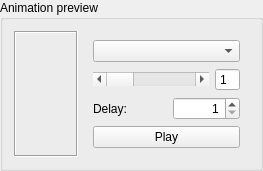
                <widget class="QGroupBox" name="EntityAnimaptionPreview">
                 <property name="sizePolicy">
                  <sizepolicy hsizetype="Preferred" vsizetype="MinimumExpanding">
                   <horstretch>0</horstretch>
                   <verstretch>0</verstretch>
                  </sizepolicy>
                 </property>
                 <property name="title">
                  <string>Animation preview</string>
                 </property>
                 <layout class="QGridLayout" name="gridLayout_2">
                  <item row="0" column="2">
                   <widget class="QWidget" name="EntityAnimationSettings" native="true">
                    <layout class="QVBoxLayout" name="verticalLayout_5">
                     <item>
                      <widget class="QComboBox" name="EntityAnimationChooser"/>
                     </item>
                     <item>
                      <widget class="QWidget" name="EntityAnimationFrame" native="true">
                       <property name="enabled">
                        <bool>true</bool>
                       </property>
                       <layout class="QHBoxLayout" name="width_5">
                        <property name="margin">
                         <number>0</number>
                        </property>
                        <item>
                         <widget class="QScrollBar" name="horizontalScrollBar_2">
                          <property name="enabled">
                           <bool>true</bool>
                          </property>
                          <property name="sizePolicy">
                           <sizepolicy hsizetype="MinimumExpanding" vsizetype="Fixed">
                            <horstretch>0</horstretch>
                            <verstretch>0</verstretch>
                           </sizepolicy>
                          </property>
                          <property name="minimum">
                           <number>1</number>
                          </property>
                          <property name="maximum">
                           <number>99</number>
                          </property>
                          <property name="orientation">
                           <enum>Qt::Horizontal</enum>
                          </property>
                          <property name="invertedAppearance">
                           <bool>false</bool>
                          </property>
                         </widget>
                        </item>
                        <item>
                         <widget class="QSpinBox" name="spinBox_4">
                          <property name="maximumSize">
                           <size>
                            <width>30</width>
                            <height>16777215</height>
                           </size>
                          </property>
                          <property name="alignment">
                           <set>Qt::AlignLeading|Qt::AlignLeft|Qt::AlignVCenter</set>
                          </property>
                          <property name="buttonSymbols">
                           <enum>QAbstractSpinBox::NoButtons</enum>
                          </property>
                          <property name="minimum">
                           <number>1</number>
                          </property>
                          <property name="maximum">
                           <number>99</number>
                          </property>
                         </widget>
                        </item>
                       </layout>
                      </widget>
                     </item>
                     <item>
                      <widget class="QWidget" name="EntityAnimationDelay" native="true">
                       <layout class="QHBoxLayout" name="imgrows_3">
                        <property name="margin">
                         <number>0</number>
                        </property>
                        <item>
                         <widget class="QLabel" name="label_33">
                          <property name="text">
                           <string>Delay:</string>
                          </property>
                         </widget>
                        </item>
                        <item>
                         <spacer name="horizontalSpacer_31">
                          <property name="orientation">
                           <enum>Qt::Horizontal</enum>
                          </property>
                          <property name="sizeHint" stdset="0">
                           <size>
                            <width>40</width>
                            <height>20</height>
                           </size>
                          </property>
                         </spacer>
                        </item>
                        <item>
                         <widget class="QSpinBox" name="DelaySpin">
                          <property name="sizePolicy">
                           <sizepolicy hsizetype="MinimumExpanding" vsizetype="Fixed">
                            <horstretch>0</horstretch>
                            <verstretch>0</verstretch>
                           </sizepolicy>
                          </property>
                          <property name="minimumSize">
                           <size>
                            <width>0</width>
                            <height>0</height>
                           </size>
                          </property>
                          <property name="sizeIncrement">
                           <size>
                            <width>0</width>
                            <height>0</height>
                           </size>
                          </property>
                          <property name="baseSize">
                           <size>
                            <width>0</width>
                            <height>0</height>
                           </size>
                          </property>
                          <property name="mouseTracking">
                           <bool>false</bool>
                          </property>
                          <property name="acceptDrops">
                           <bool>false</bool>
                          </property>
                          <property name="layoutDirection">
                           <enum>Qt::LeftToRight</enum>
                          </property>
                          <property name="autoFillBackground">
                           <bool>false</bool>
                          </property>
                          <property name="wrapping">
                           <bool>false</bool>
                          </property>
                          <property name="frame">
                           <bool>true</bool>
                          </property>
                          <property name="alignment">
                           <set>Qt::AlignRight|Qt::AlignTrailing|Qt::AlignVCenter</set>
                          </property>
                          <property name="keyboardTracking">
                           <bool>true</bool>
                          </property>
                          <property name="minimum">
                           <number>1</number>
                          </property>
                          <property name="maximum">
                           <number>999999999</number>
                          </property>
                         </widget>
                        </item>
                       </layout>
                      </widget>
                     </item>
                     <item>
                      <widget class="QPushButton" name="EntityAnimationPlay">
                       <property name="text">
                        <string>Play</string>
                       </property>
                       <property name="autoDefault">
                        <bool>false</bool>
                       </property>
                       <property name="default">
                        <bool>false</bool>
                       </property>
                       <property name="flat">
                        <bool>false</bool>
                       </property>
                      </widget>
                     </item>
                    </layout>
                   </widget>
                  </item>
                  <item row="0" column="0">
                   <widget class="QLabel" name="EntityAnimationViewer">
                    <property name="enabled">
                     <bool>true</bool>
                    </property>
                    <property name="sizePolicy">
                     <sizepolicy hsizetype="Expanding" vsizetype="Expanding">
                      <horstretch>1</horstretch>
                      <verstretch>1</verstretch>
                     </sizepolicy>
                    </property>
                    <property name="minimumSize">
                     <size>
                      <width>64</width>
                      <height>64</height>
                     </size>
                    </property>
                    <property name="maximumSize">
                     <size>
                      <width>200</width>
                      <height>200</height>
                     </size>
                    </property>
                    <property name="sizeIncrement">
                     <size>
                      <width>0</width>
                      <height>0</height>
                     </size>
                    </property>
                    <property name="styleSheet">
                     <string notr="true">QLabel {
	padding: 1px;
}</string>
                    </property>
                    <property name="frameShape">
                     <enum>QFrame::Box</enum>
                    </property>
                    <property name="frameShadow">
                     <enum>QFrame::Sunken</enum>
                    </property>
                    <property name="lineWidth">
                     <number>1</number>
                    </property>
                    <property name="midLineWidth">
                     <number>0</number>
                    </property>
                    <property name="text">
                     <string/>
                    </property>
                    <property name="textFormat">
                     <enum>Qt::AutoText</enum>
                    </property>
                    <property name="scaledContents">
                     <bool>false</bool>
                    </property>
                    <property name="alignment">
                     <set>Qt::AlignCenter</set>
                    </property>
                    <property name="wordWrap">
                     <bool>false</bool>
                    </property>
                    <property name="indent">
                     <number>0</number>
                    </property>
                    <property name="openExternalLinks">
                     <bool>false</bool>
                    </property>
                   </widget>
                  </item>
                  <item row="0" column="1">
                   <spacer name="horizontalSpacer_2">
                    <property name="orientation">
                     <enum>Qt::Horizontal</enum>
                    </property>
                    <property name="sizeType">
                     <enum>QSizePolicy::Fixed</enum>
                    </property>
                    <property name="sizeHint" stdset="0">
                     <size>
                      <width>0</width>
                      <height>20</height>
                     </size>
                    </property>
                   </spacer>
                  </item>
                 </layout>
                </widget>
